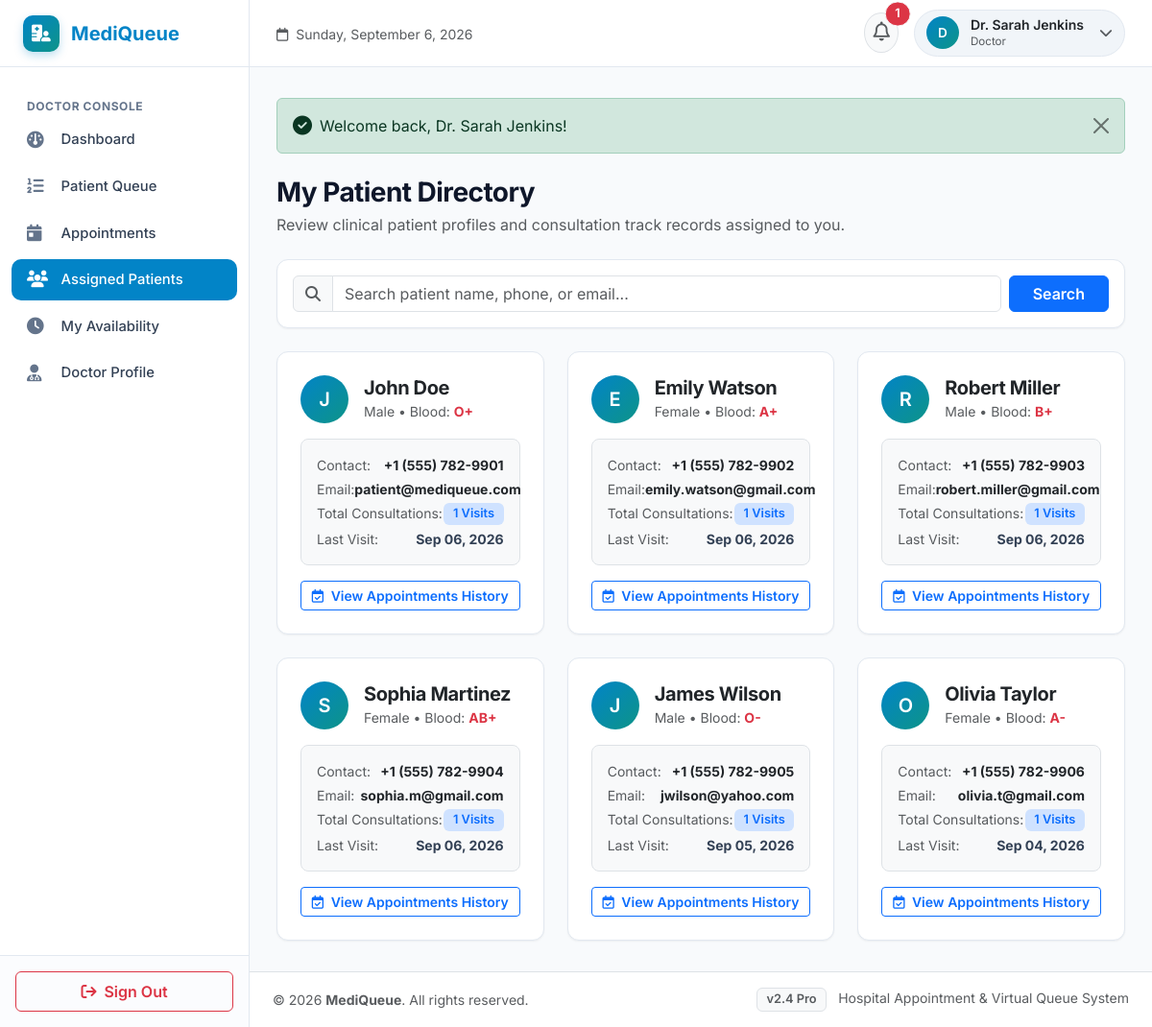
Page /doctor/patients.php (signed in) on the committed database.
### tables this page shows
CREATE TABLE `patients` (
  `id` INT AUTO_INCREMENT PRIMARY KEY,
  `user_id` INT NOT NULL,
  `date_of_birth` DATE NULL,
  `gender` ENUM('Male', 'Female', 'Other') DEFAULT 'Male',
  `blood_group` VARCHAR(10) DEFAULT 'O+',
  `address` TEXT NULL,
  `emergency_contact` VARCHAR(30) NULL,
  `created_at` TIMESTAMP DEFAULT CURRENT_TIMESTAMP,
  CONSTRAINT `fk_patients_user` FOREIGN KEY (`user_id`) REFERENCES `users` (`id`) ON DELETE CASCADE
);

CREATE TABLE `users` (
  `id` INT AUTO_INCREMENT PRIMARY KEY,
  `name` VARCHAR(150) NOT NULL,
  `email` VARCHAR(150) NOT NULL UNIQUE,
  `password` VARCHAR(255) NOT NULL,
  `role` ENUM('patient', 'doctor', 'admin') NOT NULL DEFAULT 'patient',
  `phone` VARCHAR(30) NULL,
  `status` ENUM('active', 'inactive') NOT NULL DEFAULT 'active',
  `avatar` VARCHAR(255) NULL,
  `created_at` TIMESTAMP DEFAULT CURRENT_TIMESTAMP
);

### includes/functions.php (called while the page is built, shortened)
<?php
function format_date($dateStr) {
    $timestamp = strtotime($dateStr);
    return date('M d, Y', $timestamp);
}

### doctor/patients.php (the view, shortened to what this page needs)
<?php
require_once __DIR__ . '/../includes/functions.php';
$conn = get_db_connection();
$doctorId = $_SESSION['role_specific_id'] ?? 0;
$search = trim($_GET['search'] ?? '');
$query = "
    SELECT p.*, u.name as patient_name, u.email as patient_email, u.phone as patient_phone,
           COUNT(a.id) as total_appointments,
           MAX(a.appointment_date) as last_visit_date
    FROM patients p
    JOIN users u ON p.user_id = u.id
    JOIN appointments a ON p.id = a.patient_id
    WHERE a.doctor_id = ?
";
$params = [$doctorId];
$query .= " GROUP BY p.id ORDER BY last_visit_date DESC";
$stmt = $conn->prepare($query);
$stmt->execute($params);
$patients = $stmt->fetchAll();
include __DIR__ . '/../includes/header.php';
?>
<div class="d-flex flex-column flex-md-row justify-content-between align-items-md-center mb-4 gap-3">
    <div>
        <h3 class="fw-bold mb-1">My Patient Directory</h3>
        <p class="text-muted mb-0">Review clinical patient profiles and consultation track records assigned to you.</p>
    </div>
</div>
<div class="mq-card p-3 mb-4 bg-white">
    <form action="<?= BASE_URL ?>/doctor/patients.php" method="GET" class="d-flex gap-2">
        <div class="input-group">
            <span class="input-group-text bg-light text-muted"><i class="fa-solid fa-magnifying-glass"></i></span>
            <input type="text" name="search" class="form-control" placeholder="Search patient name, phone, or email..." value="<?= htmlspecialchars($search) ?>">
        </div>
        <button type="submit" class="btn btn-primary fw-semibold px-4">Search</button>
    </form>
</div>
<div class="row g-4">
    <?php if (empty($patients)): ?>
        <div class="col-12">
            <div class="mq-card text-center py-5">
                <div class="mq-stat-icon primary mx-auto mb-3" style="width: 60px; height: 60px; font-size: 1.5rem;">
                    <i class="fa-solid fa-users"></i>
                </div>
                <h5 class="fw-bold">No Patients Found</h5>
                <p class="text-muted small">Patients with appointments booked under your name will appear here.</p>
            </div>
        </div>
    <?php else: ?>
        <?php foreach ($patients as $pt): ?>
            <div class="col-md-6 col-lg-4">
                <div class="mq-card h-100 p-4 d-flex flex-column">
                    <div class="d-flex align-items-center gap-3 mb-3">
                        <div class="user-avatar" style="width: 50px; height: 50px; font-size: 1.25rem;">
                            <?= strtoupper(substr($pt['patient_name'], 0, 1)) ?>
                        </div>
                        <div>
                            <h5 class="fw-bold text-dark mb-0"><?= htmlspecialchars($pt['patient_name']) ?></h5>
                            <span class="text-muted small">
                                <?= htmlspecialchars($pt['gender'] ?? 'N/A') ?> &bull; Blood: <strong class="text-danger"><?= htmlspecialchars($pt['blood_group'] ?: 'O+') ?></strong>
                            </span>
                        </div>
                    </div>
                    <div class="p-3 bg-light rounded-3 border small mb-3 flex-grow-1">
                        <div class="d-flex justify-content-between mb-1">
                            <span class="text-muted">Contact:</span>
                            <strong class="text-dark"><?= htmlspecialchars($pt['patient_phone'] ?: 'N/A') ?></strong>
                        </div>
                        <div class="d-flex justify-content-between mb-1">
                            <span class="text-muted">Email:</span>
                            <strong class="text-dark"><?= htmlspecialchars($pt['patient_email']) ?></strong>
                        </div>
                        <div class="d-flex justify-content-between mb-1">
                            <span class="text-muted">Total Consultations:</span>
                            <span class="badge bg-primary-subtle text-primary"><?= $pt['total_appointments'] ?> Visits</span>
                        </div>
                        <div class="d-flex justify-content-between">
                            <span class="text-muted">Last Visit:</span>
                            <strong><?= format_date($pt['last_visit_date']) ?></strong>
                        </div>
                    </div>
                    <div class="text-end">
                        <a href="<?= BASE_URL ?>/doctor/appointments.php?search=<?= urlencode($pt['patient_name']) ?>" class="btn btn-sm btn-outline-primary fw-semibold w-100">
                            <i class="fa-regular fa-calendar-check me-1"></i> View Appointments History
                        </a>
                    </div>
                </div>
            </div>
        <?php endforeach; ?>
    <?php endif; ?>
</div>
<?php include __DIR__ . '/../includes/footer.php'; ?>

### assets/css/style.css (style rules this page uses)
:root { --mq-primary: #0284c7; --mq-primary-dark: #0369a1; --mq-primary-light: #e0f2fe; --mq-secondary: #0d9488; --mq-secondary-light: #ccfbf1; --mq-dark: #0f172a; --mq-slate: #334155; --mq-muted: #64748b; --mq-bg: #f8fafc; --mq-card-bg: #ffffff; --mq-border: #e2e8f0; --mq-sidebar-width: 260px; --mq-header-height: 70px; --mq-font-sans: 'Inter', -apple-system, BlinkMacSystemFont, "Segoe UI", Roboto, "Helvetica Neue", Arial, sans-serif; --mq-radius: 12px; --mq-radius-lg: 16px; --mq-shadow-sm: 0 1px 2px 0 rgba(0, 0, 0, 0.05); --mq-shadow: 0 4px 6px -1px rgba(0, 0, 0, 0.06), 0 2px 4px -2px rgba(0, 0, 0, 0.04); --mq-shadow-lg: 0 10px 15px -3px rgba(0, 0, 0, 0.08), 0 4px 6px -4px rgba(0, 0, 0, 0.03); }
body { font-family: var(--mq-font-sans); background-color: var(--mq-bg); color: var(--mq-slate); min-height: 100vh; margin: 0; display: flex; flex-direction: column; }
h1, h2, h3, h4, h5, h6 { color: var(--mq-dark); font-weight: 600; letter-spacing: -0.02em; }
a { color: var(--mq-primary); text-decoration: none; transition: all 0.2s ease; }
.user-avatar { width: 34px; height: 34px; border-radius: 50%; background: linear-gradient(135deg, var(--mq-primary), var(--mq-secondary)); color: #ffffff; display: flex; align-items: center; justify-content: center; font-weight: 600; font-size: 0.85rem; }
.mq-card { background-color: var(--mq-card-bg); border: 1px solid var(--mq-border); border-radius: var(--mq-radius); box-shadow: var(--mq-shadow-sm); padding: 1.5rem; transition: transform 0.2s ease, box-shadow 0.2s ease; position: relative; overflow: hidden; }
.badge { padding: 0.4em 0.75em; font-weight: 600; border-radius: 6px; font-size: 0.8rem; }

### rows in the picture
patients: user.name "J", user.name "John Doe", gender "Male", blood_group "O+", user.phone "+1 (555) 782-9901", user.email "patient@mediqueue.com", total_appointments "1", last_visit_date "Sep 06, 2026"
patients: user.name "E", user.name "Emily Watson", gender "Female", blood_group "A+", user.phone "+1 (555) 782-9902", user.email "emily.watson@gmail.com", total_appointments "1", last_visit_date "Sep 06, 2026"
patients: user.name "R", user.name "Robert Miller", gender "Male", blood_group "B+", user.phone "+1 (555) 782-9903", user.email "robert.miller@gmail.com", total_appointments "1", last_visit_date "Sep 06, 2026"
patients: user.name "S", user.name "Sophia Martinez", gender "Female", blood_group "AB+", user.phone "+1 (555) 782-9904", user.email "sophia.m@gmail.com", total_appointments "1", last_visit_date "Sep 06, 2026"
patients: user.name "J", user.name "James Wilson", gender "Male", blood_group "O-", user.phone "+1 (555) 782-9905", user.email "jwilson@yahoo.com", total_appointments "1", last_visit_date "Sep 05, 2026"
patients: user.name "O", user.name "Olivia Taylor", gender "Female", blood_group "A-", user.phone "+1 (555) 782-9906", user.email "olivia.t@gmail.com", total_appointments "1", last_visit_date "Sep 04, 2026"

### other values in the picture
APP_NAME "MediQueue"
$unreadNotifsCount "1"
substr($currentUser['name'] ?? 'U', 0, 1) "D"
$currentUser['name'] "Dr. Sarah Jenkins"
$currentUser['role'] "Doctor"
$flash['message'] "Welcome back, Dr. Sarah Jenkins!"
